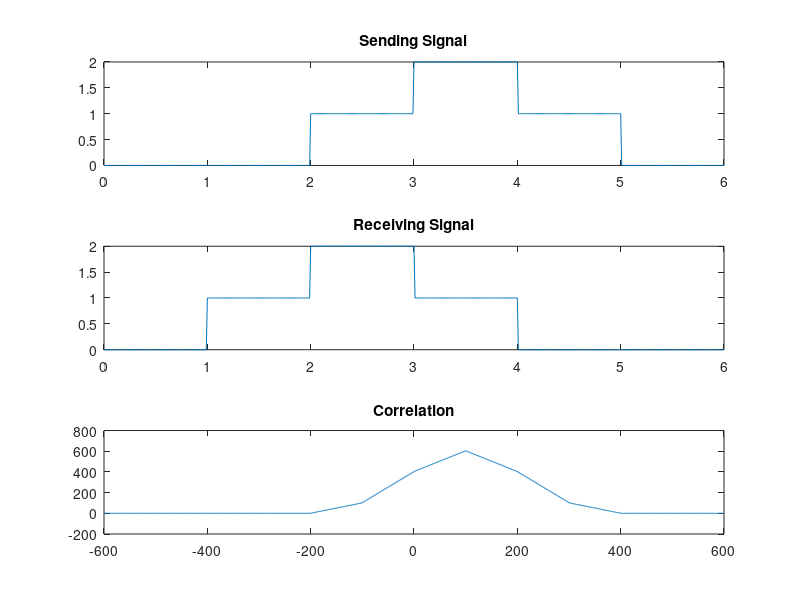

This figure's MATLAB source:
clc;
clear all;

t = 0:0.01:6;

s1 = t>=2 & t<=5;
s2 = t>=3 & t<=4;
s = s1+s2;

d1 = t>=1 & t<=4;
d2 = t>=2 & t<=3;
d = d1+d2;

R = xcorr(s,d);

L = length(t)-1;
A = -L:L;

subplot(311);
plot(t,s);
title("Sending Signal");

subplot(312);
plot(t,d);
title("Receiving Signal");

subplot(313);
plot(A,R);
title("Correlation");

max = max(R);
i = find(R == max);

index = i-L
